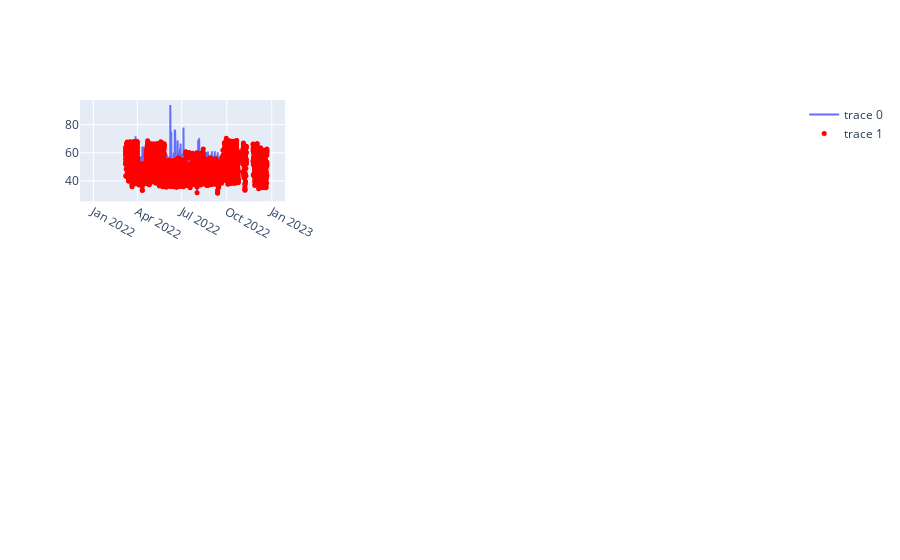

Notebook source saved alongside this figure:
### Code cell
import plotly.express as px
import plotly.graph_objects as go
from plotly.subplots import make_subplots

fig = make_subplots(rows=3, cols=3)

['Number 35', 'Number 57', 'Number 62',
       'Number 76 ("His & Hears” Hair salon in Leuven)',
       'Calvarie Chapel (near the Faculty of Economics)',
       'Corner of the Parkstraat & Naamse straat', 'Number 81',
       'Kiosk Stadspark', 'Vrijthof']
loc = locs[8]
naam_35 = df[df['location']=='Number 35']
naam_57 = df[df['location']=='Number 57']
naam_62 = df[df['location']=='Number 62']
naam_76 = df[df['location']=='Number 76 ("His & Hears” Hair salon in Leuven)']
naam_pn = df[df['location']=='Corner of the Parkstraat & Naamse straat']
naam_81 = df[df['location']=='Number 81']
naam_ks = df[df['location']=='Kiosk Stadspark']
naam_vr = df[df['location']=='Vrijthof']

fig.update_traces(opacity=.4)
# Add a line plot to the first subplot
fig.add_trace(go.Scatter(x=naam_35['date'], y=naam_35['laf50_per_hour'], mode='lines'), row=1, col=1)
naam=naam_35;naam_night = naam[naam['night']==1];naam_day = naam[naam['night']==0]
fig.add_scatter(x=naam_night['date'],y=naam_night['laf50_per_hour'],
                mode="markers",marker=dict(size=5, color="red"))

# Show the grid of plots
fig.show()

### Figure 1 — Plotly figure (JSON) as saved in the notebook; plotly's stock layout.template omitted (floating-point values rounded to 4 significant figures; data arrays with more than 128 entries replaced by an {"elided": "..."} marker saying what was removed)
{"data": [{"mode": "lines", "type": "scatter", "x": {"elided": "8760 str values"}, "xaxis": "x", "y": {"elided": "8760 float values"}, "yaxis": "y"}, {"marker": {"color": "red", "size": 5}, "mode": "markers", "type": "scatter", "x": {"elided": "3650 str values"}, "y": {"elided": "3650 float values"}}], "layout": {"xaxis": {"anchor": "y", "domain": [0, 0.2889]}, "xaxis2": {"anchor": "y2", "domain": [0.3556, 0.6444]}, "xaxis3": {"anchor": "y3", "domain": [0.7111, 1]}, "xaxis4": {"anchor": "y4", "domain": [0, 0.2889]}, "xaxis5": {"anchor": "y5", "domain": [0.3556, 0.6444]}, "xaxis6": {"anchor": "y6", "domain": [0.7111, 1]}, "xaxis7": {"anchor": "y7", "domain": [0, 0.2889]}, "xaxis8": {"anchor": "y8", "domain": [0.3556, 0.6444]}, "xaxis9": {"anchor": "y9", "domain": [0.7111, 1]}, "yaxis": {"anchor": "x", "domain": [0.7333, 1]}, "yaxis2": {"anchor": "x2", "domain": [0.7333, 1]}, "yaxis3": {"anchor": "x3", "domain": [0.7333, 1]}, "yaxis4": {"anchor": "x4", "domain": [0.3667, 0.6333]}, "yaxis5": {"anchor": "x5", "domain": [0.3667, 0.6333]}, "yaxis6": {"anchor": "x6", "domain": [0.3667, 0.6333]}, "yaxis7": {"anchor": "x7", "domain": [0, 0.2667]}, "yaxis8": {"anchor": "x8", "domain": [0, 0.2667]}, "yaxis9": {"anchor": "x9", "domain": [0, 0.2667]}}}
